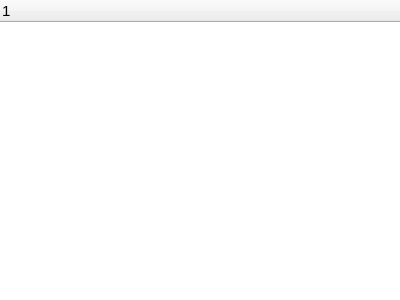
<?xml version="1.0" encoding="UTF-8"?>
<ui version="4.0">
 <class>QtSLiMVariableBrowser</class>
 <widget class="QWidget" name="QtSLiMVariableBrowser">
  <property name="geometry">
   <rect>
    <x>0</x>
    <y>0</y>
    <width>400</width>
    <height>300</height>
   </rect>
  </property>
  <property name="windowTitle">
   <string>Variable Browser</string>
  </property>
  <layout class="QVBoxLayout" name="verticalLayout">
   <property name="spacing">
    <number>0</number>
   </property>
   <property name="leftMargin">
    <number>0</number>
   </property>
   <property name="topMargin">
    <number>0</number>
   </property>
   <property name="rightMargin">
    <number>0</number>
   </property>
   <property name="bottomMargin">
    <number>0</number>
   </property>
   <item>
    <widget class="QTreeWidget" name="browserTreeWidget">
     <property name="minimumSize">
      <size>
       <width>300</width>
       <height>200</height>
      </size>
     </property>
     <property name="font">
      <font>
       <pointsize>11</pointsize>
      </font>
     </property>
     <property name="focusPolicy">
      <enum>Qt::StrongFocus</enum>
     </property>
     <property name="frameShape">
      <enum>QFrame::NoFrame</enum>
     </property>
     <property name="frameShadow">
      <enum>QFrame::Plain</enum>
     </property>
     <property name="lineWidth">
      <number>0</number>
     </property>
     <property name="horizontalScrollBarPolicy">
      <enum>Qt::ScrollBarAlwaysOff</enum>
     </property>
     <property name="editTriggers">
      <set>QAbstractItemView::NoEditTriggers</set>
     </property>
     <property name="showDropIndicator" stdset="0">
      <bool>false</bool>
     </property>
     <property name="selectionMode">
      <enum>QAbstractItemView::NoSelection</enum>
     </property>
     <property name="indentation">
      <number>13</number>
     </property>
     <property name="expandsOnDoubleClick">
      <bool>false</bool>
     </property>
     <column>
      <property name="text">
       <string notr="true">1</string>
      </property>
     </column>
    </widget>
   </item>
  </layout>
 </widget>
 <resources/>
 <connections/>
</ui>
